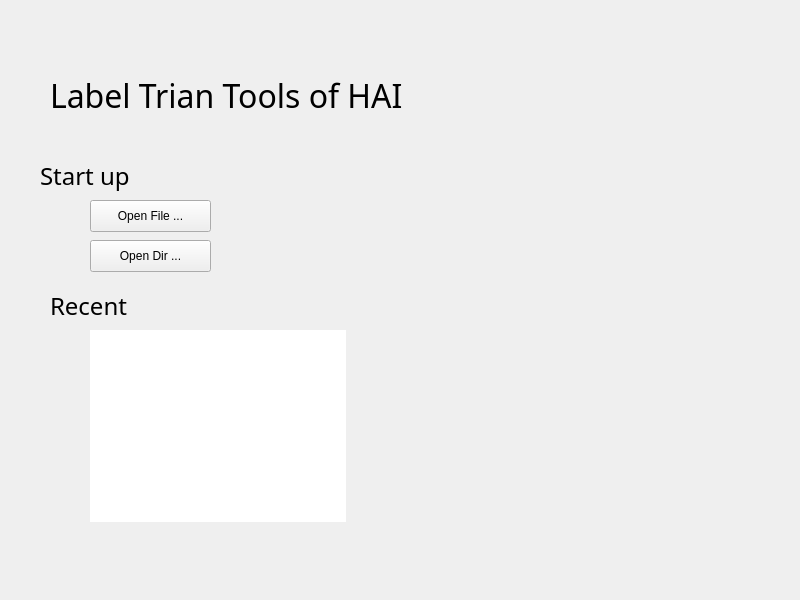
<?xml version="1.0" encoding="UTF-8"?>
<ui version="4.0">
 <class>Widget</class>
 <widget class="QWidget" name="Widget">
  <property name="geometry">
   <rect>
    <x>0</x>
    <y>0</y>
    <width>800</width>
    <height>600</height>
   </rect>
  </property>
  <property name="windowTitle">
   <string>Widget</string>
  </property>
  <widget class="QLabel" name="label">
   <property name="geometry">
    <rect>
     <x>50</x>
     <y>70</y>
     <width>701</width>
     <height>51</height>
    </rect>
   </property>
   <property name="font">
    <font>
     <family>Al Bayan</family>
     <pointsize>24</pointsize>
    </font>
   </property>
   <property name="text">
    <string>Label Trian Tools of HAI</string>
   </property>
  </widget>
  <widget class="QLabel" name="label_3">
   <property name="geometry">
    <rect>
     <x>40</x>
     <y>150</y>
     <width>211</width>
     <height>51</height>
    </rect>
   </property>
   <property name="font">
    <font>
     <family>Al Bayan</family>
     <pointsize>18</pointsize>
    </font>
   </property>
   <property name="text">
    <string>Start up</string>
   </property>
  </widget>
  <widget class="QLabel" name="label_4">
   <property name="geometry">
    <rect>
     <x>80</x>
     <y>200</y>
     <width>211</width>
     <height>51</height>
    </rect>
   </property>
   <property name="font">
    <font>
     <family>Al Bayan</family>
     <pointsize>18</pointsize>
    </font>
   </property>
   <property name="text">
    <string/>
   </property>
  </widget>
  <widget class="QPushButton" name="openFileButton">
   <property name="geometry">
    <rect>
     <x>90</x>
     <y>200</y>
     <width>121</width>
     <height>32</height>
    </rect>
   </property>
   <property name="text">
    <string>Open File ...</string>
   </property>
   <property name="icon">
    <iconset theme="appointment-new"/>
   </property>
  </widget>
  <widget class="QLabel" name="label_5">
   <property name="geometry">
    <rect>
     <x>50</x>
     <y>280</y>
     <width>211</width>
     <height>51</height>
    </rect>
   </property>
   <property name="font">
    <font>
     <family>Al Bayan</family>
     <pointsize>18</pointsize>
    </font>
   </property>
   <property name="text">
    <string>Recent</string>
   </property>
  </widget>
  <widget class="QListView" name="recentListView">
   <property name="geometry">
    <rect>
     <x>90</x>
     <y>330</y>
     <width>256</width>
     <height>192</height>
    </rect>
   </property>
   <property name="autoFillBackground">
    <bool>false</bool>
   </property>
   <property name="frameShape">
    <enum>QFrame::NoFrame</enum>
   </property>
   <property name="frameShadow">
    <enum>QFrame::Sunken</enum>
   </property>
  </widget>
  <widget class="QPushButton" name="openDirButton">
   <property name="geometry">
    <rect>
     <x>90</x>
     <y>240</y>
     <width>121</width>
     <height>32</height>
    </rect>
   </property>
   <property name="text">
    <string>Open Dir ...</string>
   </property>
   <property name="icon">
    <iconset theme="appointment-new">
     <normaloff>.</normaloff>.</iconset>
   </property>
  </widget>
 </widget>
 <resources/>
 <connections/>
</ui>
